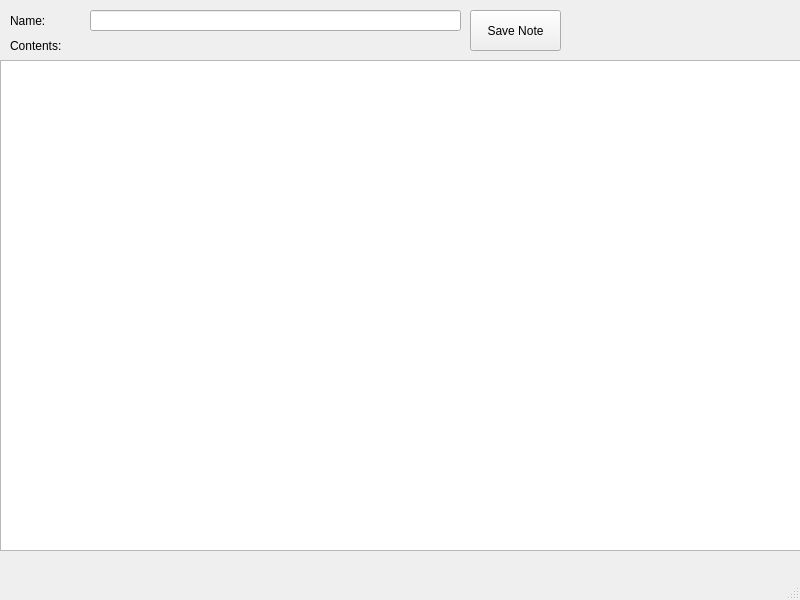
<?xml version="1.0" encoding="UTF-8"?>
<ui version="4.0">
 <class>MainWindow</class>
 <widget class="QMainWindow" name="MainWindow">
  <property name="geometry">
   <rect>
    <x>0</x>
    <y>0</y>
    <width>800</width>
    <height>600</height>
   </rect>
  </property>
  <property name="windowTitle">
   <string>MainWindow</string>
  </property>
  <widget class="QWidget" name="centralwidget">
   <widget class="QLineEdit" name="note_name">
    <property name="geometry">
     <rect>
      <x>90</x>
      <y>10</y>
      <width>371</width>
      <height>21</height>
     </rect>
    </property>
   </widget>
   <widget class="QLabel" name="label_note_name">
    <property name="geometry">
     <rect>
      <x>10</x>
      <y>10</y>
      <width>71</width>
      <height>21</height>
     </rect>
    </property>
    <property name="text">
     <string>Name:</string>
    </property>
   </widget>
   <widget class="QLabel" name="label_contents">
    <property name="geometry">
     <rect>
      <x>10</x>
      <y>30</y>
      <width>81</width>
      <height>31</height>
     </rect>
    </property>
    <property name="text">
     <string>Contents:</string>
    </property>
   </widget>
   <widget class="QPushButton" name="pushButton_save_note">
    <property name="geometry">
     <rect>
      <x>470</x>
      <y>10</y>
      <width>91</width>
      <height>41</height>
     </rect>
    </property>
    <property name="text">
     <string>Save Note</string>
    </property>
   </widget>
   <widget class="QTextEdit" name="note_contents">
    <property name="geometry">
     <rect>
      <x>0</x>
      <y>60</y>
      <width>801</width>
      <height>491</height>
     </rect>
    </property>
   </widget>
  </widget>
  <widget class="QMenuBar" name="menubar">
   <property name="geometry">
    <rect>
     <x>0</x>
     <y>0</y>
     <width>800</width>
     <height>21</height>
    </rect>
   </property>
  </widget>
  <widget class="QStatusBar" name="statusbar"/>
 </widget>
 <resources/>
 <connections/>
</ui>
